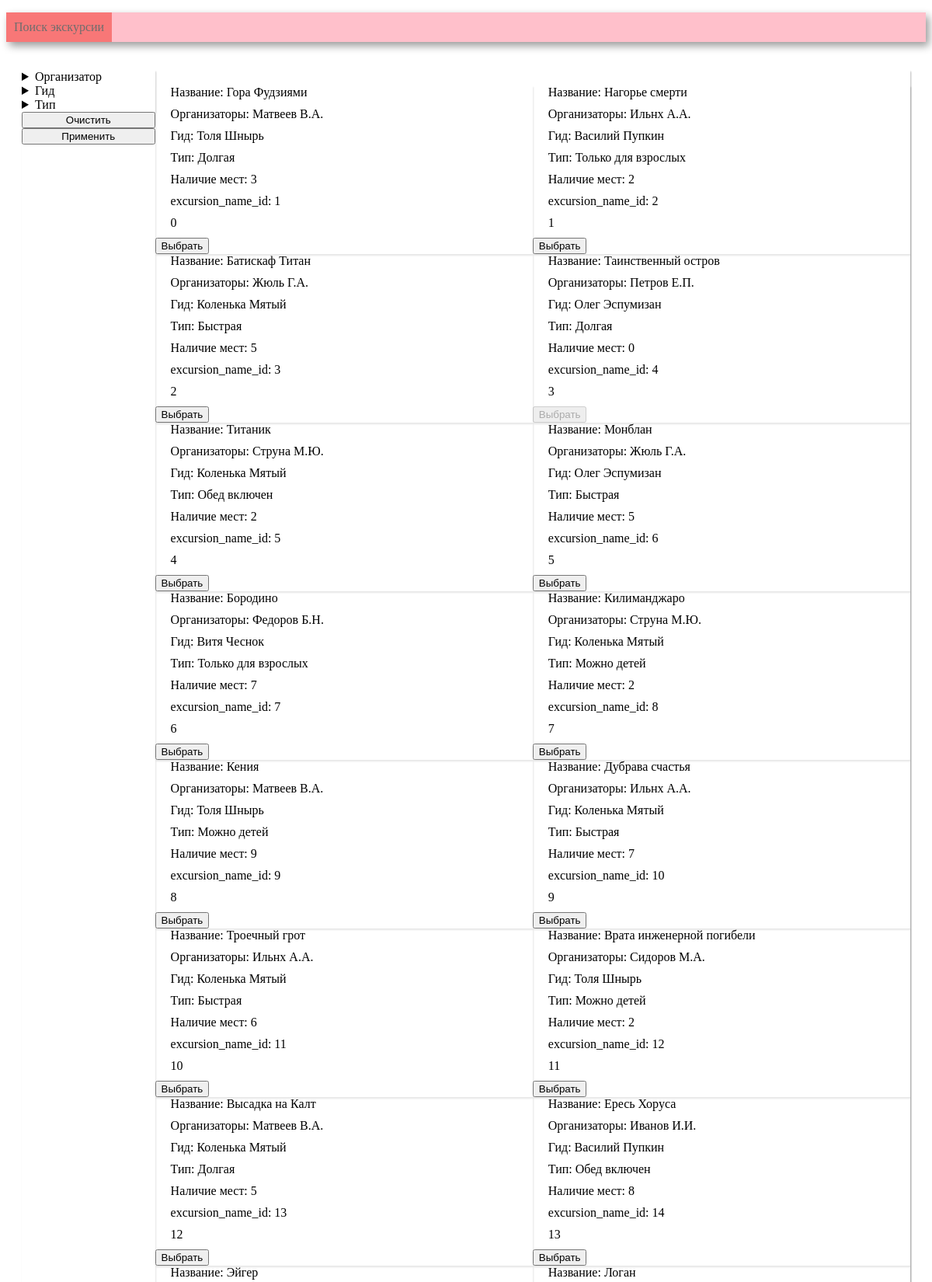
Screenshot of /search (upper part) with the database file from the repository.
### tables this page shows
CREATE TABLE organizator (
       organizator_id INTEGER PRIMARY KEY AUTOINCREMENT,
	   organizator_name VARCHAR(30)
);

CREATE TABLE excursion (
      excursion_id INTEGER PRIMARY KEY AUTOINCREMENT,
      organizator_id INTEGER,
	  title VARCHAR(80),
      typeExcursion_id int,
      guide_id INT,
      available_numbers INT,
      FOREIGN KEY (typeExcursion_id)  REFERENCES genre (typeExcursion_id) ON DELETE CASCADE,
      FOREIGN KEY (organizator_id)  REFERENCES organizator (organizator_id) ON DELETE CASCADE,
      FOREIGN KEY (guide_id)  REFERENCES publisher (guide_id) ON DELETE CASCADE
);

CREATE TABLE guide (
       guide_id INTEGER PRIMARY KEY AUTOINCREMENT,
	   guide_name VARCHAR(40)
);

CREATE TABLE typeExcursion (
       typeExcursion_id INTEGER PRIMARY KEY AUTOINCREMENT,
	   typeExcursion_name VARCHAR(30)
);

### controllers/search.py (the view, shortened to what this page needs)
@app.route('/search', methods=['GET', 'POST'])
def search():
    conn = get_db_connection()
    selected_organizator = []
    selected_guide = []
    selected_typeExcursion = []
    df_organizator = get_organizator_count(conn)
    df_guide = get_guide_count(conn)
    df_typeExcursion = get_typeExcursion_count(conn)
    df_excursion = get_filtered_excursion(
            conn,
            get_all_organizator(conn),
            get_all_guide(conn),
            get_all_typeExcursion(conn)
        )
    html = render_template(
        'search.html',
        selected_organizator=selected_organizator,
        df_organizator=df_organizator,
        selected_guide=selected_guide,
        df_guide=df_guide,
        selected_typeExcursion=selected_typeExcursion,
        df_typeExcursion=df_typeExcursion,
        df_excursion=df_excursion
    )
    return html

### models/search_model.py (called while the page is built)
def get_organizator_count(conn):
    return pandas.read_sql(
        '''
            WITH cte (organizator_name, organizator_count) AS (
                SELECT
                    organizator_name,
                    COUNT(excursion_id)
                FROM
                    organizator
                    JOIN excursion USING (organizator_id)
                GROUP BY
                    organizator_name
            )
            SELECT * FROM cte
        ''',
        conn
    )

def get_guide_count(conn):
    return pandas.read_sql(
        '''
            WITH cte (guide_name, guide_count) AS (
                SELECT
                    guide_name,
                    COUNT(excursion_id)
                FROM
                    guide
                    JOIN excursion USING (guide_id)
                GROUP BY
                    guide_name
            )
            SELECT * FROM cte
        ''',
        conn
    )

def get_typeExcursion_count(conn):
    return pandas.read_sql(
        '''
            WITH cte (typeExcursion_name, typeExcursion_count) AS (
                SELECT
                    typeExcursion_name,
                    COUNT(excursion_id)
                FROM
                    typeExcursion
                    JOIN excursion USING (typeExcursion_id)
                GROUP BY
                    typeExcursion_name
            )
            SELECT * FROM cte
        ''',
        conn
    )

def get_all_organizator(conn):
    cursor = conn.cursor()
    cursor.execute("SELECT organizator_name FROM organizator")
    organizator = [row[0] for row in cursor.fetchall()]
    cursor.close()
    return organizator

def get_all_guide(conn):
    cursor = conn.cursor()
    cursor.execute("SELECT guide_name FROM guide")
    guide = [row[0] for row in cursor.fetchall()]
    cursor.close()
    return guide

def get_all_typeExcursion(conn):
    cursor = conn.cursor()
    cursor.execute("SELECT typeExcursion_name FROM typeExcursion")
    typeExcursion = [row[0] for row in cursor.fetchall()]
    cursor.close()
    return typeExcursion

### utils.py (called while the page is built)
def get_db_connection():
    return sqlite3.connect('excursion.sqlite')

### templates/search.html (shortened to what this page needs)
<!DOCTYPE HTML>
<html>
<head>
    <link rel="stylesheet" type="text/css" href="/static/css/style.css" />
    {% macro render_excursion(df_excursion) %}
        {% for i in range(df_excursion|length) %}
            <div class="flex column width50">
                <p>Название: {{df_excursion.loc[i, "title"]}}</p>
                <p>Организаторы: {{df_excursion.loc[i, "organizator"]}}</p>
                <p>Гид: {{df_excursion.loc[i, "guide_name"]}}</p>
                <p>Тип: {{df_excursion.loc[i, "typeExcursion_name"]}}</p>
                <p>Наличие мест: {{df_excursion.loc[i, "available_numbers"]}}</p>
                <p>excursion_name_id: {{df_excursion.loc[i, "excursion_id"]}}</p>
                <form action='{{url_for("index")}}' method ="get">
                    <p>{{i}}</p>
                    <input type="submit" value="Выбрать" {% if not df_excursion.loc[i, "available_numbers"] %} disabled="disabled" {% endif %}>
                </form>
            </div>
        {% endfor %}
    {% endmacro %}
</head>
<body>
    <div class=menu>
        <ul>
            <li class = active><a href={{ url_for("search")}}>Поиск экскурсии</a></li>
        </ul>
    </div>
    <div class=block>
        <p>
            <form action='' method ="post">
                <div class="flex row">
                    <div class="flex column width15">
                        <div class="flex column">
                            <details><summary>Организатор</summary>{{ render_checkbox(df_organizator, selected_organizator, "organizator") }}</details>
                            <details><summary>Гид</summary>{{ render_checkbox(df_guide, selected_guide, "guide")}}</details>
                            <details><summary>Тип</summary>{{ render_checkbox(df_typeExcursion, selected_typeExcursion, "typeExcursion")}}</details>
                        </div>
                        <input type="submit" value="Очистить" name="reset" />
                        <input type="submit" value="Применить" name="confirm" />
                    </div>
                    <div class="flex column width85">
                        <div class="flex column">
                            <div class="block">
                            </div>
            </form>
                            <div class="flex row wrap">
                                {{ render_excursion(df_excursion) }}
                            </div>
                        </div>
</body>
</html>

### static/CSS/style.css (style rules this page uses)
.menu { background-color: pink; box-shadow: 4px 5px 10px rgba(0, 0, 0, 0.4); width: 100%; }
.menu li { display: inline-block; vertical-align: top; padding: 10px; color: #6f6d6d; }
.menu a { text-decoration: none; color: #6f6d6d; }
.menu ul { padding: 0px; }
.active { background-color: #f87777; color: #f8f8f8; }
.block { padding: 10px 20px; }
.flex { display: flex; box-shadow: 1px 2px 2px rgba(0, 0, 0, 0.1); }
p { padding: 0px 10px 5px 10px; margin: 0px 10px 5px 10px; }
.row { flex-direction: row; }
.column { flex-direction: column; }
.width85 { width: 85%; }
.width15 { width: 15%; }
.width50 { width: 50%; }
.wrap { flex-wrap: wrap; }

### rows the page displays
organizator: organizator_name "Матвеев В.А.", loc "3", organizator_id "1", i "0", loc "9", i "8", loc "5", loc "13", i "12"
excursion: title "Гора Фудзиями"
guide: guide_name "Толя Шнырь"
typeExcursion: typeExcursion_name "Долгая", typeExcursion_name "Долгая"
excursion: title "Нагорье смерти"
guide: guide_name "Василий Пупкин", guide_name "Василий Пупкин"
typeExcursion: typeExcursion_name "Только для взрослых" "Только для взрослых"
organizator: organizator_name "Жюль Г.А.", loc "5", organizator_id "3", i "2"
excursion: title "Батискаф Титан"
guide: guide_name "Коленька Мятый", guide_name "Коленька Мятый"
typeExcursion: typeExcursion_name "Быстрая", typeExcursion_name "Быстрая"
excursion: title "Таинственный остров"
guide: guide_name "Олег Эспумизан" "Олег Эспумизан"
excursion: title "Титаник"
typeExcursion: typeExcursion_name "Обед включен", typeExcursion_name "Обед включен"
excursion: title "Монблан"
excursion: title "Бородино"
guide: guide_name "Витя Чеснок"
organizator: organizator_name "Струна М.Ю.", loc "2", loc "8", organizator_id "7"
excursion: title "Килиманджаро"
typeExcursion: typeExcursion_name "Можно детей"
excursion: title "Кения"
organizator: organizator_name "Ильнх А.А.", loc "7", loc "10", i "9", loc "6", loc "11", i "10"
excursion: title "Дубрава счастья"
excursion: title "Троечный грот"
organizator: organizator_name "Сидоров М.А.", loc "2", loc "12", i "11"
excursion: title "Врата инженерной погибели"
excursion: title "Высадка на Калт"
organizator: organizator_name "Иванов И.И.", loc "8", loc "14", i "13"
excursion: title "Ересь Хоруса"
excursion: title "Эйгер"
excursion: title "Логан"

### other values shown
{{ df_excursion.loc[i, "organizator"] }} "Ильнх А.А." "Петров Е.П." "Струна М.Ю." "Жюль Г.А." "Федоров Б.Н."
{{ df_excursion.loc[i, "available_numbers"] }} "2" "0" "2" "5" "7"
{{ df_excursion.loc[i, "excursion_id"] }} "2" "4" "5" "6" "7"
{{ i }} "1" "3" "4" "5" "6"
